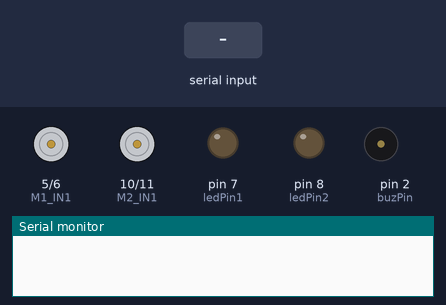
Bench run of a sketch on a simulated Arduino Uno, built with avr-gcc and run on an emulated ATmega328P. On the bench: motor-driver pin pairs drawn as motors (green arrow = first pin HIGH = forward, orange = second pin HIGH = backward, longer = more drive), output pins drawn as LEDs (lit = HIGH), buzzer (waves = sounding, pin HIGH), the last lines printed to the serial monitor. Inputs (shaded band) come from the test bench.

Above: at 1.2 s.
1.3 s: "Y" received over Serial
At 1.73 s:
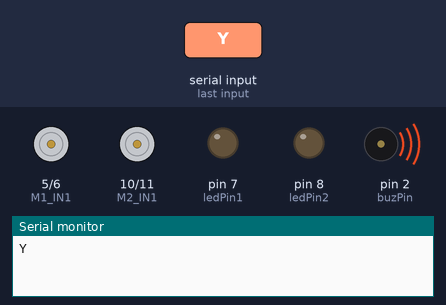
3.3 s: byte 88 ('X') received over Serial
At 3.9 s:
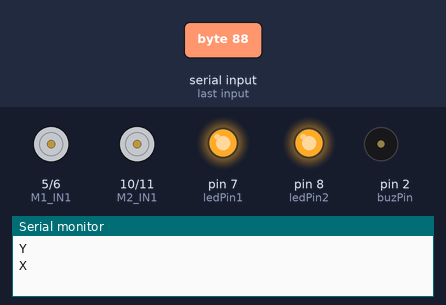
4.8 s: "F" received over Serial
At 6.0 s:
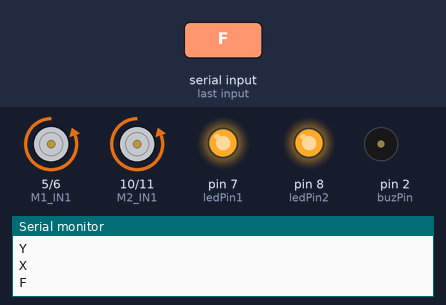
6.3 s: byte 120 ('x') received over Serial
At 7.4 s:
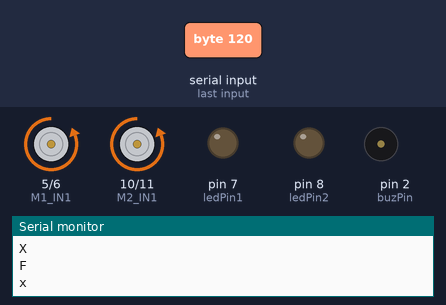
7.8 s: "B" received over Serial
At 8.5 s:
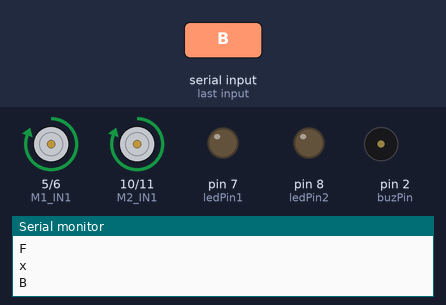
9.3 s: "R" received over Serial
At 9.7 s:
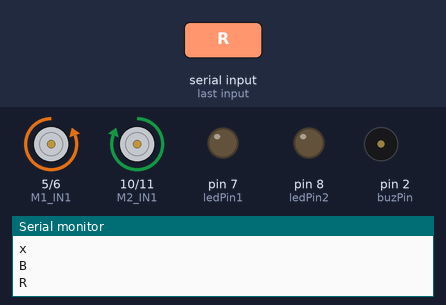
Timing chart, 0 to 11.8 s (numbered marks = the images above; inputs shaded):
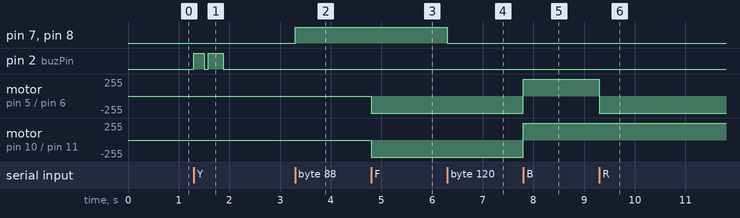

The sketch:

robot_control.ino
```cpp
const int buzPin = 2;
const int ledPin1 = 7;
const int ledPin2 = 8;

int valSpeed = 255;

// Motor 1 (esquerdo)
const int M1_IN1 = 5;
const int M1_IN2 = 6;

// Motor 2 (direito)
const int M2_IN1 = 10;
const int M2_IN2 = 11;

void setup() {
  Serial.begin(9600);

  pinMode(buzPin, OUTPUT);
  pinMode(ledPin1, OUTPUT);
  pinMode(ledPin2, OUTPUT);

  pinMode(M1_IN1, OUTPUT);
  pinMode(M1_IN2, OUTPUT);
  pinMode(M2_IN1, OUTPUT);
  pinMode(M2_IN2, OUTPUT);

  stopMotors();
}

void loop() {
  while (Serial.available() > 0) {
    char command = Serial.read();
    Serial.println(command);

    switch (command) {
      case 'F': forward(valSpeed); break;
      case 'B': backward(valSpeed); break;
      case 'R': turnRight(valSpeed); break;
      case 'L': turnLeft(valSpeed); break;

      case 'G': forwardLeft(valSpeed); break;
      case 'H': forwardRight(valSpeed); break;
      case 'I': backwardLeft(valSpeed); break;
      case 'J': backwardRight(valSpeed); break;

      case 'S': stopMotors(); break;

      case 'Y':
        digitalWrite(buzPin, HIGH); delay(200);
        digitalWrite(buzPin, LOW);  delay(80);
        digitalWrite(buzPin, HIGH); delay(300);
        digitalWrite(buzPin, LOW);
        break;

      case 'X':
        digitalWrite(ledPin1, HIGH);
        digitalWrite(ledPin2, HIGH);
        break;
      case 'x':
        digitalWrite(ledPin1, LOW);
        digitalWrite(ledPin2, LOW);
        break;

      case '0': SetSpeed(0); break;
      case '1': SetSpeed(25); break;
      case '2': SetSpeed(50); break;
      case '3': SetSpeed(75); break;
      case '4': SetSpeed(100); break;
      case '5': SetSpeed(125); break;
      case '6': SetSpeed(150); break;
      case '7': SetSpeed(175); break;
      case '8': SetSpeed(200); break;
      case '9': SetSpeed(255); break;
    }
  }
}

// ------------------ Movimentos ------------------

void forward(int spd) {
  analogWrite(M1_IN1, 0);
  analogWrite(M1_IN2, spd);
  analogWrite(M2_IN1, 0);
  analogWrite(M2_IN2, spd);
}

void backward(int spd) {
  analogWrite(M1_IN1, spd);
  analogWrite(M1_IN2, 0);
  analogWrite(M2_IN1, spd);
  analogWrite(M2_IN2, 0);
}

void turnRight(int spd) {
  analogWrite(M1_IN1, 0);
  analogWrite(M1_IN2, spd);
  analogWrite(M2_IN1, spd);
  analogWrite(M2_IN2, 0);
}

void turnLeft(int spd) {
  analogWrite(M1_IN1, spd);
  analogWrite(M1_IN2, 0);
  analogWrite(M2_IN1, 0);
  analogWrite(M2_IN2, spd);
}

void forwardLeft(int spd) {
  int slow = spd / 4;
  analogWrite(M1_IN1, 0);
  analogWrite(M1_IN2, slow);
  analogWrite(M2_IN1, 0);
  analogWrite(M2_IN2, spd);
}

void forwardRight(int spd) {
  int slow = spd / 4;
  analogWrite(M1_IN1, 0);
  analogWrite(M1_IN2, spd);
  analogWrite(M2_IN1, 0);
  analogWrite(M2_IN2, slow);
}

void backwardLeft(int spd) {
  int slow = spd / 4;
  analogWrite(M1_IN1, slow);
  analogWrite(M1_IN2, 0);
  analogWrite(M2_IN1, spd);
  analogWrite(M2_IN2, 0);
}

void backwardRight(int spd) {
  int slow = spd / 4;
  analogWrite(M1_IN1, spd);
  analogWrite(M1_IN2, 0);
  analogWrite(M2_IN1, slow);
  analogWrite(M2_IN2, 0);
}

void stopMotors() {
  analogWrite(M1_IN1, 0);
  analogWrite(M1_IN2, 0);
  analogWrite(M2_IN1, 0);
  analogWrite(M2_IN2, 0);
}

// ------------------ Velocidade ------------------
void SetSpeed(int val) {
  valSpeed = constrain(val, 0, 255);
}
```

Measured:
- after the input at 1.3 s, pin 2 (buzPin): LOW → HIGH at once, → LOW 0.20 s later, → HIGH 0.08 s later, → LOW 0.30 s later
- after the input at 3.3 s, pin 7 (ledPin1), pin 8 (ledPin2): LOW → HIGH at once
- after the input at 4.8 s, motor on pin 5 (M1_IN1) / pin 6 (M1_IN2), motor on pin 10 (M2_IN1) / pin 11 (M2_IN2): stopped → backward 255/255 at once
- after the input at 6.3 s, pin 7 (ledPin1), pin 8 (ledPin2): HIGH → LOW at once
- after the input at 7.8 s, motor on pin 5 (M1_IN1) / pin 6 (M1_IN2), motor on pin 10 (M2_IN1) / pin 11 (M2_IN2): backward 255/255 → forward 255/255 at once
- after the input at 9.3 s, motor on pin 5 (M1_IN1) / pin 6 (M1_IN2): forward 255/255 → backward 255/255 at once
